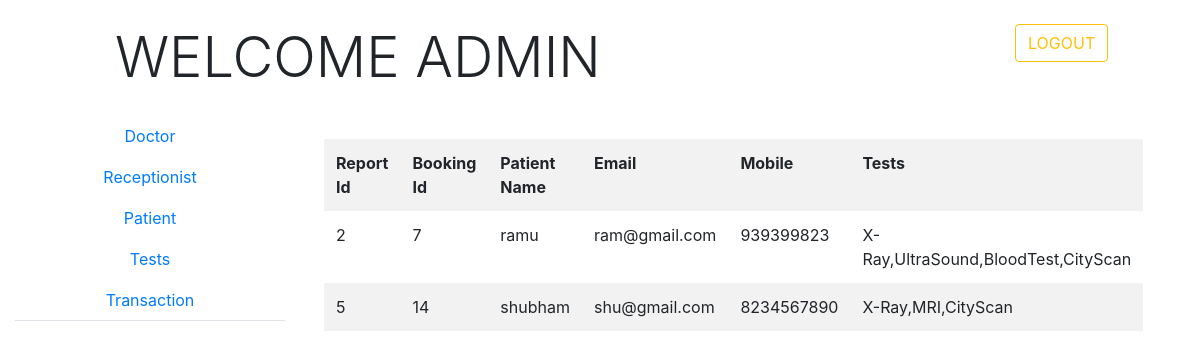
Page /test.php on the committed database.
### tables this page shows
CREATE TABLE IF NOT EXISTS `tested` (
  `reportid` int(8) NOT NULL AUTO_INCREMENT,
  `tokenid` int(8) NOT NULL,
  `bookingid` int(8) NOT NULL,
  `pid` int(8) NOT NULL,
  `did` int(8) NOT NULL,
  `datetime` varchar(40) NOT NULL,
  `name` varchar(40) NOT NULL,
  `email` varchar(50) NOT NULL,
  `mob` varchar(10) NOT NULL,
  `tests` varchar(100) NOT NULL,
  `report` varchar(100) NOT NULL DEFAULT 'report',
  `dstatus` varchar(20) NOT NULL DEFAULT 'undelivered',
  PRIMARY KEY (`reportid`)
);

### operation.php (called while the page is built, shortened)
    <?php
class operation
{
public $con;
function __construct()
{
	$this->con=new mysqli(host,username,password,database);
}
function selectall($sql)
{
	$x=$this->con->query($sql);
	return $x;
}
}
 ?>

### test.php (the view, shortened to what this page needs)
<!DOCTYPE html>
<html>
<head>
<?php include("externalfiles.php"); ?>
</head>
<body>
<div class="container-fluid mt-4">
	<div class="row">
		<div class="col-md-1"></div>
				<div class="col-md-9 display-4 ">WELCOME ADMIN</div>
		<div class="col-md-2">
			<form action="logout.php"><button class="btn btn-outline-warning">LOGOUT</button></form>
		</div>
	</div>
</div>
<div class="container-fluid mt-4">
	<div class="row">
		<div class="col-md-3">
			<ul class="nav nav-tabs flex-column text-center">
<li class="nav-item"><a href="doc.php" class="nav-link">Doctor</a></li>
<li class="nav-item"><a href="recp.php"class="nav-link">Receptionist</a></li>
<li class="nav-item"><a href="pat.php" class="nav-link">Patient</a></li>
<li class="nav-item"><a href="test.php" class="nav-link">Tests</a></li>
<li class="nav-item"><a href="transactionadmin.php" class="nav-link">Transaction</a></li>
		</ul>
		</div>
<div class="col-md-8 p-4">
<table class="table table-hover table-striped table-borderless">
	<tr><th>Report Id</th><th>Booking Id</th>
		<th>Patient Name</th><th>Email</th><th>Mobile</th><th>Tests </th>
		<?php
include("operation.php");
		 $obj=new operation();
	$sql2="select * from tested";
	$p=$obj->selectall($sql2);
	while($a=$p->fetch_assoc())
	{ ?>
	</tr>
	<tr><td><?php echo $a['reportid'] ?></td>
<td><?php echo $a['bookingid'] ?></td>
<td><?php echo $a['name'] ?></td>
<td><?php echo $a['email'] ?></td>
<td><?php echo $a['mob'] ?></td>
<td><?php echo $a['tests'] ?></td>
	</tr>
<?php } ?>
</table>
			</div>
			<div class="col-md-1"></div>
	</div>
</div>
</body>
</html>

### rows in the picture
tested: reportid "2", bookingid "7", name "ramu", email "ram@gmail.com", mob "939399823", tests "X-Ray,UltraSound,BloodTest,CityScan"
tested: reportid "5", bookingid "14", name "shubham", email "shu@gmail.com", mob "8234567890", tests "X-Ray,MRI,CityScan"
